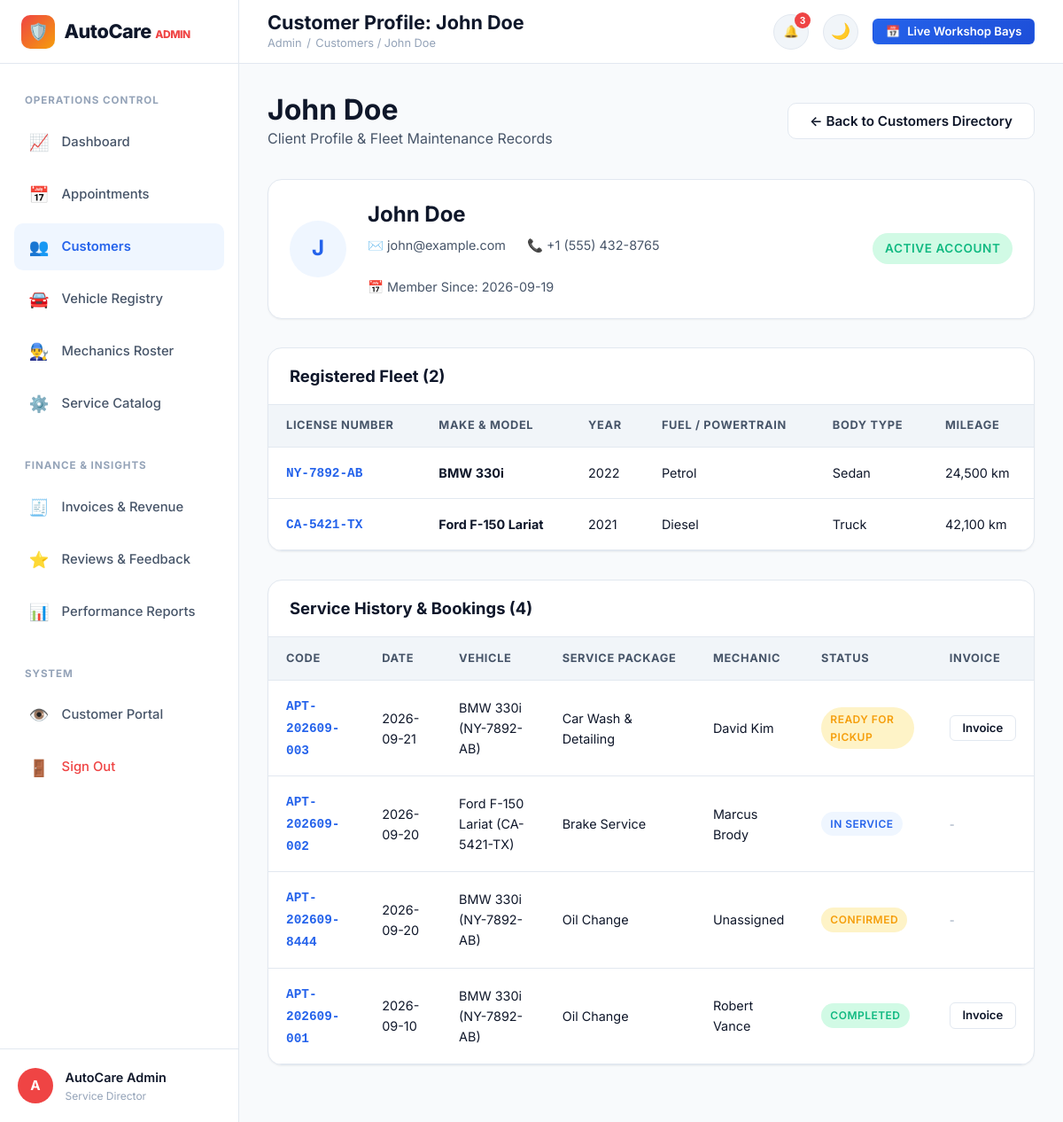
/admin/customers/2 (signed in), run on the app's committed database.
### tables this page shows
CREATE TABLE users (
    id INTEGER PRIMARY KEY AUTOINCREMENT,
    full_name TEXT NOT NULL,
    email TEXT UNIQUE NOT NULL COLLATE NOCASE,
    phone TEXT NOT NULL,
    password_hash TEXT NOT NULL,
    role TEXT NOT NULL DEFAULT 'customer', -- 'customer' or 'admin'
    status TEXT NOT NULL DEFAULT 'active', -- 'active' or 'inactive'
    created_at TIMESTAMP DEFAULT CURRENT_TIMESTAMP
);

CREATE TABLE vehicles (
    id INTEGER PRIMARY KEY AUTOINCREMENT,
    user_id INTEGER NOT NULL REFERENCES users(id) ON DELETE CASCADE,
    vehicle_number TEXT UNIQUE NOT NULL COLLATE NOCASE,
    brand TEXT NOT NULL,
    model TEXT NOT NULL,
    year INTEGER NOT NULL,
    fuel_type TEXT NOT NULL,
    vehicle_type TEXT NOT NULL,
    color TEXT NOT NULL,
    current_mileage INTEGER NOT NULL DEFAULT 0,
    created_at TIMESTAMP DEFAULT CURRENT_TIMESTAMP
);

CREATE TABLE invoices (
    id INTEGER PRIMARY KEY AUTOINCREMENT,
    invoice_number TEXT UNIQUE NOT NULL,
    appointment_id INTEGER UNIQUE NOT NULL REFERENCES appointments(id) ON DELETE CASCADE,
    user_id INTEGER NOT NULL REFERENCES users(id) ON DELETE CASCADE,
    vehicle_id INTEGER NOT NULL REFERENCES vehicles(id) ON DELETE CASCADE,
    subtotal REAL NOT NULL DEFAULT 0.0,
    tax_rate REAL NOT NULL DEFAULT 10.0,
    tax_amount REAL NOT NULL DEFAULT 0.0,
    discount_amount REAL NOT NULL DEFAULT 0.0,
    final_amount REAL NOT NULL DEFAULT 0.0,
    payment_status TEXT NOT NULL DEFAULT 'Pending', -- 'Pending', 'Paid', 'Failed'
    payment_method TEXT, -- 'Cash', 'Card', 'UPI'
    paid_at TIMESTAMP,
    created_at TIMESTAMP DEFAULT CURRENT_TIMESTAMP
);

CREATE TABLE appointments (
    id INTEGER PRIMARY KEY AUTOINCREMENT,
    appointment_code TEXT UNIQUE NOT NULL,
    user_id INTEGER NOT NULL REFERENCES users(id) ON DELETE CASCADE,
    vehicle_id INTEGER NOT NULL REFERENCES vehicles(id) ON DELETE CASCADE,
    service_id INTEGER NOT NULL REFERENCES services(id),
    mechanic_id INTEGER REFERENCES mechanics(id) ON DELETE SET NULL,
    appointment_date TEXT NOT NULL,
    time_slot TEXT NOT NULL,
    problem_description TEXT,
    status TEXT NOT NULL DEFAULT 'Pending',
    -- Status options: Pending, Confirmed, Assigned, Vehicle Received, Inspection, In Service, Quality Check, Ready for Pickup, Completed, Cancelled
    cancellation_reason TEXT,
    estimated_completion TEXT,
    technician_notes TEXT,
    total_amount REAL NOT NULL DEFAULT 0.0,
    created_at TIMESTAMP DEFAULT CURRENT_TIMESTAMP,
    updated_at TIMESTAMP DEFAULT CURRENT_TIMESTAMP
);

CREATE TABLE services (
    id INTEGER PRIMARY KEY AUTOINCREMENT,
    service_name TEXT NOT NULL,
    category TEXT NOT NULL,
    description TEXT NOT NULL,
    estimated_price REAL NOT NULL,
    estimated_duration TEXT NOT NULL,
    icon TEXT DEFAULT 'wrench',
    status TEXT NOT NULL DEFAULT 'active', -- 'active' or 'inactive'
    created_at TIMESTAMP DEFAULT CURRENT_TIMESTAMP
);

CREATE TABLE mechanics (
    id INTEGER PRIMARY KEY AUTOINCREMENT,
    name TEXT NOT NULL,
    email TEXT UNIQUE NOT NULL COLLATE NOCASE,
    phone TEXT NOT NULL,
    specialization TEXT NOT NULL,
    experience_years INTEGER NOT NULL DEFAULT 1,
    availability TEXT NOT NULL DEFAULT 'available', -- 'available', 'on_job', 'leave'
    status TEXT NOT NULL DEFAULT 'active', -- 'active' or 'inactive'
    avatar_url TEXT,
    created_at TIMESTAMP DEFAULT CURRENT_TIMESTAMP
);

### app.py (the view)
@app.route('/admin/customers/<int:user_id>')
@admin_required
def admin_customer_detail(user_id):
    customer = db.query_db("SELECT * FROM users WHERE id = ? AND role = 'customer'", (user_id,), one=True)
    if not customer:
        flash('Customer not found.', 'error')
        return redirect(url_for('admin_customers'))
    vehicles = db.query_db("SELECT * FROM vehicles WHERE user_id = ?", (user_id,))
    appointments = db.query_db("""
        SELECT a.*, v.brand, v.model, v.vehicle_number, s.service_name, m.name as mechanic_name,
               i.id as invoice_id, i.payment_status
        FROM appointments a
        JOIN vehicles v ON a.vehicle_id = v.id
        JOIN services s ON a.service_id = s.id
        LEFT JOIN mechanics m ON a.mechanic_id = m.id
        LEFT JOIN invoices i ON i.appointment_id = a.id
        WHERE a.user_id = ?
        ORDER BY a.appointment_date DESC
    """, (user_id,))
    return render_template('admin/customer_detail.html', customer=customer, vehicles=vehicles, appointments=appointments)

### templates/admin/customer_detail.html (shortened to what this page needs)
{% extends "admin/base_admin.html" %}
{% block page_title %}Customer Profile: {{ customer.full_name }}{% endblock %}
{% block breadcrumb %}<a href="{{ url_for('admin_customers') }}">Customers</a> / {{ customer.full_name }}{% endblock %}
{% block admin_content %}
<div style="display: flex; justify-content: space-between; align-items: center; margin-bottom: 2rem; flex-wrap: wrap; gap: 1rem;">
  <div>
    <h2>{{ customer.full_name }}</h2>
    <p style="color: var(--text-secondary);">Client Profile & Fleet Maintenance Records</p>
  </div>
  <a href="{{ url_for('admin_customers') }}" class="btn btn-secondary">
    &larr; Back to Customers Directory
  </a>
</div>
<div class="card" style="margin-bottom: 2rem;">
  <div style="display: flex; gap: 1.5rem; align-items: center; flex-wrap: wrap;">
    <div class="avatar" style="width: 64px; height: 64px; font-size: 1.5rem;">
      {{ customer.full_name[:1] }}
    </div>
    <div style="flex: 1;">
      <h3 style="margin-bottom: 0.25rem;">{{ customer.full_name }}</h3>
      <div style="display: flex; gap: 1.5rem; flex-wrap: wrap; font-size: 0.9rem; color: var(--text-secondary); margin-top: 0.5rem;">
        <div>✉️ {{ customer.email }}</div>
        <div>📞 {{ customer.phone }}</div>
        <div>📅 Member Since: {{ customer.created_at[:10] }}</div>
      </div>
    </div>
    <div>
      {% if customer.status == 'active' %}
        <span class="badge badge-success" style="font-size: 0.85rem; padding: 0.4rem 0.85rem;">Active Account</span>
      {% else %}
        <span class="badge badge-danger" style="font-size: 0.85rem; padding: 0.4rem 0.85rem;">Account Suspended</span>
      {% endif %}
    </div>
  </div>
</div>
<div class="table-card" style="margin-bottom: 2rem;">
  <div class="table-header-bar">
    <h3 class="table-header-title">Registered Fleet ({{ vehicles|length }})</h3>
  </div>
  <div class="table-responsive">
    <table class="data-table">
      <thead>
        <tr>
          <th>License Number</th>
          <th>Make & Model</th>
          <th>Year</th>
          <th>Fuel / Powertrain</th>
          <th>Body Type</th>
          <th>Mileage</th>
        </tr>
      </thead>
      <tbody>
        {% if vehicles %}
          {% for v in vehicles %}
            <tr>
              <td><strong style="font-family: monospace; color: var(--primary);">{{ v.vehicle_number }}</strong></td>
              <td><strong>{{ v.brand }} {{ v.model }}</strong></td>
              <td>{{ v.year }}</td>
              <td>{{ v.fuel_type }}</td>
              <td>{{ v.vehicle_type }}</td>
              <td>{{ "{:,}".format(v.current_mileage) }} km</td>
            </tr>
          {% endfor %}
        {% else %}
          <tr>
            <td colspan="6" style="text-align: center; padding: 2rem; color: var(--text-muted);">
              No vehicles registered for this client.
            </td>
          </tr>
        {% endif %}
      </tbody>
    </table>
  </div>
</div>
<div class="table-card">
  <div class="table-header-bar">
    <h3 class="table-header-title">Service History & Bookings ({{ appointments|length }})</h3>
  </div>
  <div class="table-responsive">
    <table class="data-table">
      <thead>
        <tr>
          <th>Code</th>
          <th>Date</th>
          <th>Vehicle</th>
          <th>Service Package</th>
          <th>Mechanic</th>
          <th>Status</th>
          <th>Invoice</th>
        </tr>
      </thead>
      <tbody>
        {% if appointments %}
          {% for a in appointments %}
            <tr>
              <td>
                <a href="{{ url_for('tracking_detail', appointment_id=a.id) }}" style="font-family: monospace; font-weight: 700; color: var(--primary);">
                  {{ a.appointment_code }}
                </a>
              </td>
              <td>{{ a.appointment_date }}</td>
              <td>{{ a.brand }} {{ a.model }} ({{ a.vehicle_number }})</td>
              <td>{{ a.service_name }}</td>
              <td>{{ a.mechanic_name or 'Unassigned' }}</td>
              <td>
                {% if a.status == 'Completed' %}
                  <span class="badge badge-success">Completed</span>
                {% elif a.status == 'In Service' %}
                  <span class="badge badge-primary">In Service</span>
                {% else %}
                  <span class="badge badge-warning">{{ a.status }}</span>
                {% endif %}
              </td>
              <td>
                {% if a.invoice_id %}
                  <a href="{{ url_for('invoice_detail', invoice_id=a.invoice_id) }}" class="btn btn-secondary btn-sm">
                    Invoice
                  </a>
                {% else %}
                  <span style="color: var(--text-muted); font-size: 0.8rem;">-</span>
                {% endif %}
              </td>
            </tr>
          {% endfor %}
        {% else %}
          <tr>
            <td colspan="7" style="text-align: center; padding: 2rem; color: var(--text-muted);">
              No appointments on record for this customer.
            </td>
          </tr>
        {% endif %}
      </tbody>
    </table>
  </div>
</div>
{% endblock %}

### templates/admin/base_admin.html (shortened to what this page needs)
{% extends "base.html" %}
{% block page_body %}
<div class="dashboard-layout">
  <aside class="sidebar">
    <div class="sidebar-header">
      <a href="{{ url_for('admin_dashboard') }}" class="brand-logo">
        <div class="brand-icon" style="background: linear-gradient(135deg, #ef4444 0%, #f59e0b 100%);">🛡️</div>
        <span>AutoCare <span style="font-size: 0.75rem; color: var(--danger); font-weight: 800;">ADMIN</span></span>
      </a>
    </div>
    <nav class="sidebar-nav">
      <span class="sidebar-section-label">Operations Control</span>
      <a href="{{ url_for('admin_dashboard') }}" class="sidebar-link {% if request.endpoint == 'admin_dashboard' %}active{% endif %}">
        <span class="sidebar-link-icon">📈</span>
        <span>Dashboard</span>
      </a>
      <a href="{{ url_for('admin_appointments') }}" class="sidebar-link {% if request.endpoint == 'admin_appointments' %}active{% endif %}">
        <span class="sidebar-link-icon">📅</span>
        <span>Appointments</span>
      </a>
      <a href="{{ url_for('admin_customers') }}" class="sidebar-link {% if request.endpoint in ('admin_customers', 'admin_customer_detail') %}active{% endif %}">
        <span class="sidebar-link-icon">👥</span>
        <span>Customers</span>
      </a>
      <a href="{{ url_for('admin_vehicles') }}" class="sidebar-link {% if request.endpoint == 'admin_vehicles' %}active{% endif %}">
        <span class="sidebar-link-icon">🚘</span>
        <span>Vehicle Registry</span>
      </a>
      <a href="{{ url_for('admin_mechanics') }}" class="sidebar-link {% if request.endpoint == 'admin_mechanics' %}active{% endif %}">
        <span class="sidebar-link-icon">👨‍🔧</span>
        <span>Mechanics Roster</span>
      </a>
      <a href="{{ url_for('admin_services') }}" class="sidebar-link {% if request.endpoint == 'admin_services' %}active{% endif %}">
        <span class="sidebar-link-icon">⚙️</span>
        <span>Service Catalog</span>
      </a>
      <span class="sidebar-section-label" style="margin-top: 1rem;">Finance & Insights</span>
      <a href="{{ url_for('admin_invoices') }}" class="sidebar-link {% if request.endpoint == 'admin_invoices' %}active{% endif %}">
        <span class="sidebar-link-icon">🧾</span>
        <span>Invoices & Revenue</span>
      </a>
      <a href="{{ url_for('admin_feedback') }}" class="sidebar-link {% if request.endpoint == 'admin_feedback' %}active{% endif %}">
        <span class="sidebar-link-icon">⭐</span>
        <span>Reviews & Feedback</span>
      </a>
      <a href="{{ url_for('admin_reports') }}" class="sidebar-link {% if request.endpoint == 'admin_reports' %}active{% endif %}">
        <span class="sidebar-link-icon">📊</span>
        <span>Performance Reports</span>
      </a>
      <span class="sidebar-section-label" style="margin-top: 1rem;">System</span>
      <a href="{{ url_for('dashboard') }}" class="sidebar-link" title="Preview Customer View">
        <span class="sidebar-link-icon">👁️</span>
        <span>Customer Portal</span>
      </a>
      <a href="{{ url_for('logout') }}" class="sidebar-link" style="color: var(--danger);">
        <span class="sidebar-link-icon">🚪</span>
        <span>Sign Out</span>
      </a>
    </nav>
    <div class="sidebar-footer">
      <div class="sidebar-user-avatar" style="background: #ef4444;">A</div>
      <div class="sidebar-user-info">
        <div class="sidebar-user-name">{{ current_user.full_name }}</div>
        <div class="sidebar-user-role">Service Director</div>
      </div>
    </div>
  </aside>
  <div class="main-wrapper">
    <header class="topbar">
      <div class="topbar-left">
        <div class="page-title-box">
          <h1>{% block page_title %}Admin Control Panel{% endblock %}</h1>
          <div class="breadcrumbs">
            <a href="{{ url_for('admin_dashboard') }}">Admin</a>
            <span>/</span>
            <span>{% block breadcrumb %}Dashboard{% endblock %}</span>
          </div>
        </div>
      </div>
      <div class="topbar-right">
        <div class="notif-dropdown-wrapper">
          <button type="button" class="notif-btn" onclick="toggleNotificationDropdown()" title="Notifications">
            🔔
            {% if unread_notifs_count > 0 %}
              <span class="notif-count-badge">{{ unread_notifs_count }}</span>
            {% endif %}
          </button>
        </div>
        <button type="button" class="theme-toggle-btn" onclick="toggleTheme()" title="Toggle Dark/Light Mode">🌙</button>
        <a href="{{ url_for('admin_appointments') }}" class="btn btn-primary btn-sm">
          <span>📅</span> Live Workshop Bays
        </a>
      </div>
    </header>
    <main class="dashboard-content">
      {% block admin_content %}{% endblock %}
    </main>
  </div>
</div>
{% endblock %}

### data on the page
users: full_name "AutoCare Admin"
users: full_name "John Doe", full_name "J", email "john@example.com", phone "+1 (555) 432-8765", created_at "2026-09-19"
vehicles: vehicle_number "NY-7892-AB", brand "BMW", model "330i", year "2022", fuel_type "Petrol", vehicle_type "Sedan", current_mileage "24,500"
vehicles: vehicle_number "CA-5421-TX", brand "Ford", model "F-150 Lariat", year "2021", fuel_type "Diesel", vehicle_type "Truck", current_mileage "42,100"
invoices: appointment_code "APT-202609-003", appointment_date "2026-09-21", brand "BMW", model "330i", vehicle_number "NY-7892-AB", service_name "Car Wash & Detailing", name "David Kim", status "READY FOR PICKUP"
appointments: appointment_code "APT-202609-002", appointment_date "2026-09-20", brand "Ford", model "F-150 Lariat", vehicle_number "CA-5421-TX", service_name "Brake Service", name "Marcus Brody", status "IN SERVICE"
appointments: appointment_code "APT-202609-8444", appointment_date "2026-09-20", brand "BMW", model "330i", vehicle_number "NY-7892-AB", service_name "Oil Change", mechanic_name "Unassigned", status "CONFIRMED"
invoices: appointment_code "APT-202609-001", appointment_date "2026-09-10", brand "BMW", model "330i", vehicle_number "NY-7892-AB", service_name "Oil Change", name "Robert Vance", shows "COMPLETED"

### other printed values
{{ unread_notifs_count }} "3"
{{ vehicles|length }} "2"
{{ appointments|length }} "4"
